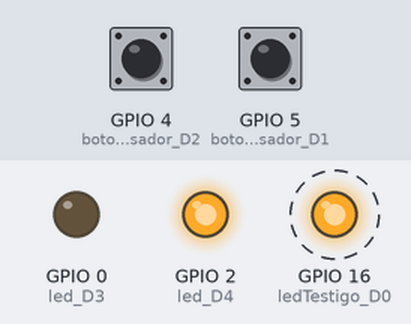
This program was run on a simulated ESP8266 board running MicroPython. Shown: output pins drawn as LEDs (lit = HIGH, except the on-board LED, lit = LOW). Dashed ring = blinking. Inputs (shaded band) come from the test bench; at power-on: GPIO 4 (botonPulsador_D2) LOW, GPIO 5 (botonPulsador_D1) LOW.

Above: at 1.25 s.
1.3 s: GPIO 4 (botonPulsador_D2) pulled HIGH for 0.25 s
At 1.45 s:
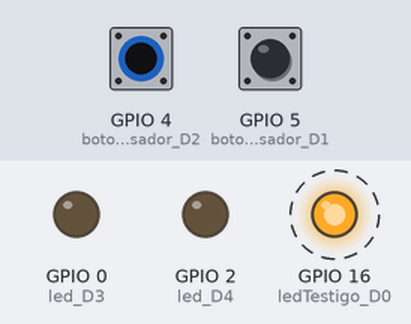
4.3 s: GPIO 5 (botonPulsador_D1) pulled HIGH for 0.25 s
At 4.45 s:
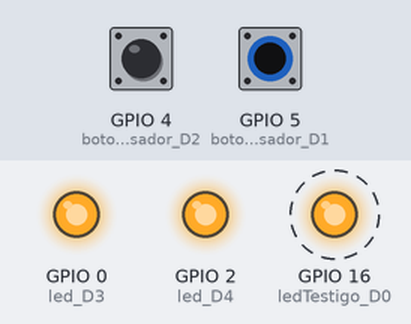
7.3 s: GPIO 5 (botonPulsador_D1) pulled HIGH for 3.2 s
At 7.66 s:
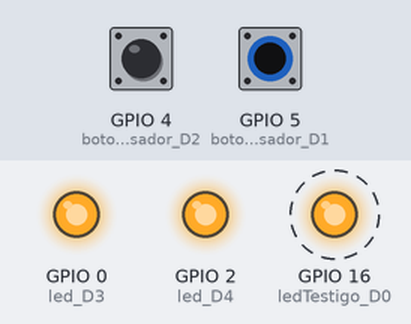
12.0 s: GPIO 4 (botonPulsador_D2) pulled HIGH for 3.2 s
At 12.26 s:
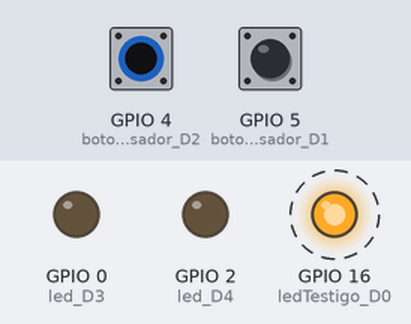
16.7 s: GPIO 4 (botonPulsador_D2) driven HIGH and GPIO 5 (botonPulsador_D1) driven HIGH
At 16.87 s:
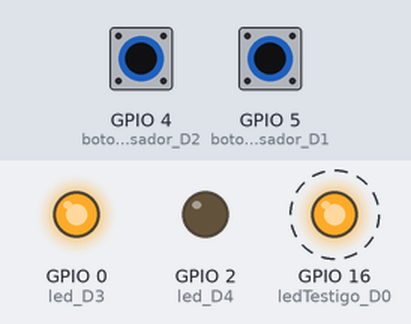
Timing chart, 0 to 20.7 s (numbered marks = the images above; inputs shaded):
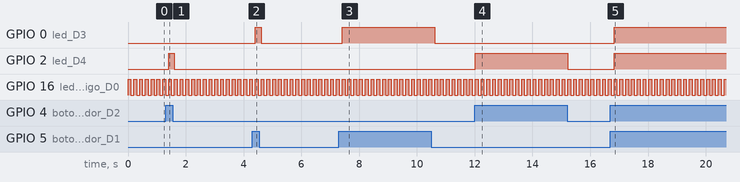

The program:

07_BotonesPulsadoresLedsConTestigo.py
```python
'''
Info Adicional-->
    https://www.esploradores.com/onebutton/
    https://controlautomaticoeducacion.com/micropython/gpio/
'''

from machine import Pin
import time


ledTestigo_D0=Pin(16,Pin.OUT)#D0

botonPulsador_D1 = Pin(5, Pin.IN)#D1
botonPulsador_D2 = Pin(4, Pin.IN)#D2

led_D3=Pin(0,Pin.OUT)#D3
led_D4=Pin(2,Pin.OUT)#D4


def delay(miliSegundos):

    time.sleep_ms(miliSegundos)


def ledTestigo():

     for i in range(1):

         ledTestigo_D0.on()
         delay(100)
         ledTestigo_D0.off()
         delay(100)


def logica():

    flagBotonPulsador_D1=False
    flagBotonPulsador_D2=False


    if botonPulsador_D1.value() == 1:

        flagBotonPulsador_D1=True

        led_D3.on()

    if botonPulsador_D2.value() == 1:

        flagBotonPulsador_D2=True

        led_D4.on()

    if flagBotonPulsador_D1 == False:

        led_D3.off()

    if flagBotonPulsador_D2 == False:

        led_D4.off()


while True:

    ledTestigo()

    logica()
```

Measured:
- after the input at 1.3 s, GPIO 2 (led_D4): LOW → HIGH after 0.10 s, → LOW 0.20 s later
- after the input at 4.3 s, GPIO 0 (led_D3): LOW → HIGH after 0.11 s, → LOW 0.20 s later
- after the input at 7.3 s, GPIO 0 (led_D3): LOW → HIGH after 0.11 s, → LOW 3.2 s later
- after the input at 12.0 s, GPIO 2 (led_D4): LOW → HIGH at once, → LOW 3.2 s later
- after the input at 16.7 s, GPIO 0 (led_D3), GPIO 2 (led_D4): LOW → HIGH after 0.13 s
- by itself, GPIO 16 (ledTestigo_D0): alternates HIGH for 0.10 s and LOW for 0.10 s
